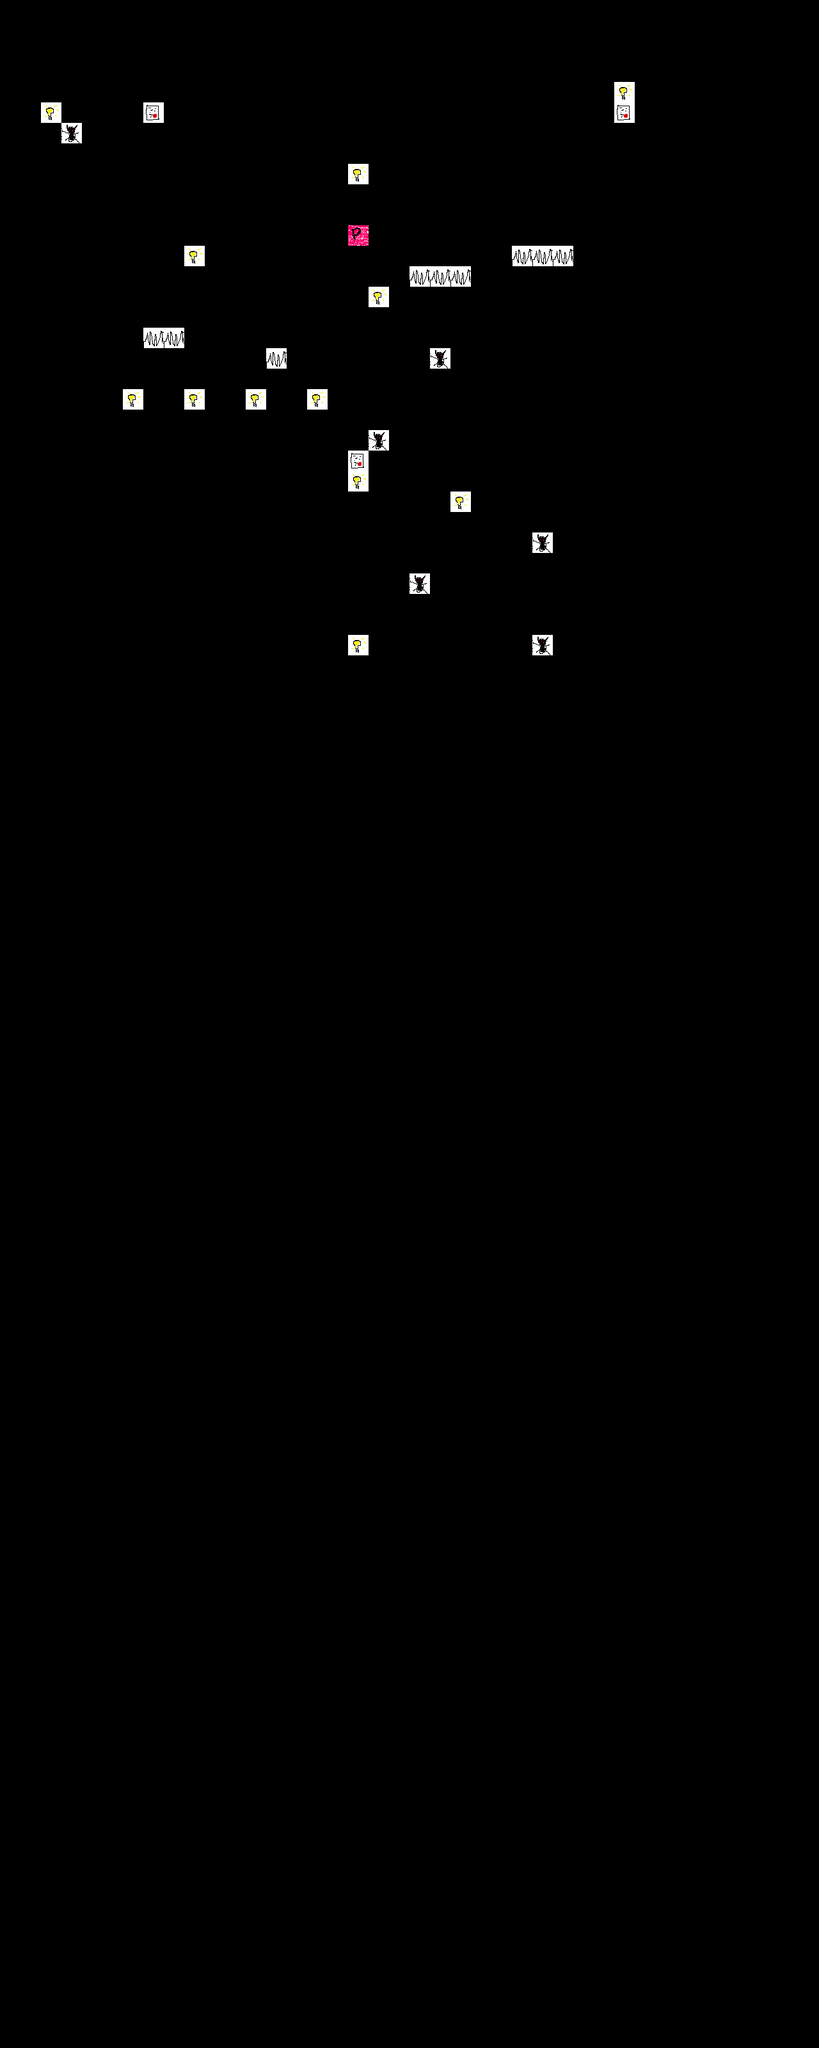

The image is a tile-based game level rendered from a .tmx file. Its description and source (layers, tilesets, objects; grid data summarised) follow:
An orthogonal 40x100 tile map with 32x32 px tiles, 6 tile layers (collision, certificates, trap, player, ...).

<map version="1.0" orientation="orthogonal" renderorder="right-down" width="40" height="100" tilewidth="32" tileheight="32" nextobjectid="1">
 <tileset firstgid="1" name="tiledMap" tilewidth="32" tileheight="32" tilecount="12" columns="6">
  <image source="tiledMap.png" width="192" height="64" />
 </tileset>
 <layer name="collision" width="40" height="100">
  <data>[4000 cells, 575 non-empty, 1 distinct tile ids]</data>
 </layer>
 <layer name="certificates" width="40" height="100">
  <data>[4000 cells, 5 non-empty, 1 distinct tile ids]</data>
 </layer>
 <layer name="trap" width="40" height="100">
  <data>[4000 cells, 9 non-empty, 1 distinct tile ids]</data>
 </layer>
 <layer name="player" width="40" height="100">
  <data>[4000 cells, 1 non-empty, 1 distinct tile ids]</data>
 </layer>
 <layer name="goblin" width="40" height="100">
  <data>[4000 cells, 6 non-empty, 1 distinct tile ids]</data>
 </layer>
 <layer name="light" width="40" height="100">
  <data>[4000 cells, 12 non-empty, 1 distinct tile ids]</data>
 </layer>
</map>
